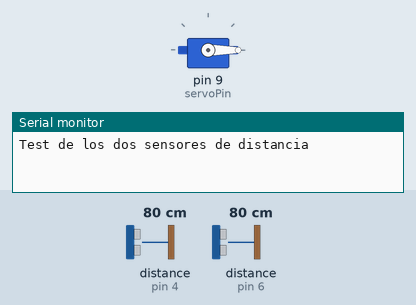
Simulated run of this sketch. Board: Arduino Uno, built with avr-gcc and run on an emulated ATmega328P. On the bench: servo, the last lines printed to the serial monitor. Wiring (inferred from the names in the program): 2 × ultrasonic range finder: trigger pin 3, echo pin 4 / trigger pin 5, echo pin 6. The test bench sets the inputs (shaded band); at power-on: distance to the obstacle (sensors on pin 4, pin 6) 80 cm. The echo pulse lasts 58.3 µs per cm.

Above: at 0.05 s.
At 1.25 s:
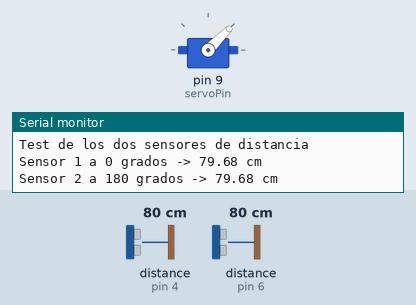
At 2.5 s:
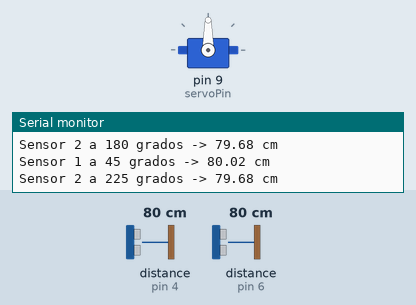
At 4.95 s:
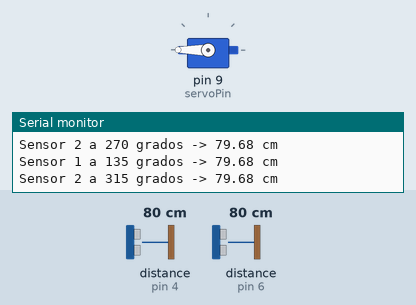
Timing chart, 0 to 6.5 s (numbered marks = the images above):
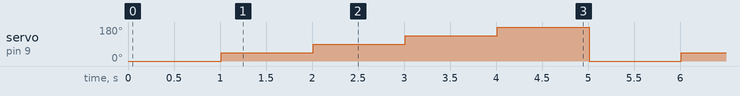

Measured:
- by itself, servo on pin 9 (servoPin): repeats every 5.0 s: 90° 1.0 s, 135° 1.0 s, 180° 1.0 s, 0° 1.0 s, 45° 1.0 s

The sketch:

test_distancia.ino
```cpp
/* TEST UNITARIO - DOS SENSORES DE DISTANCIA (HC-SR04) + SERVO
   Mueve el servo a 0, 45, 90, 135 y 180 grados y en cada posicion mide con los
   dos sensores. El sensor 2 esta de espaldas: su angulo es el del servo + 180.
   Muestra el resultado por el Monitor Serie (9600).
   Pines (los mismos que en el satelite):
     sensor 1: Trig 5, Echo 6     sensor 2: Trig 3, Echo 4     servo: 9 */
#include <Servo.h>

const int trigPin1 = 5;
const int echoPin1 = 6;
const int trigPin2 = 3;
const int echoPin2 = 4;
const int servoPin = 9;
Servo servo;

int angulo = 0;            //posicion actual del servo
long ultimo = 0;

//mide la distancia con un sensor. Devuelve los cm, o -1 si no llega eco
float medirDistancia(int trig, int echo){
  digitalWrite(trig, LOW);
  delayMicroseconds(2);
  digitalWrite(trig, HIGH);
  delayMicroseconds(10);
  digitalWrite(trig, LOW);
  long duracion = pulseIn(echo, HIGH, 40000);
  if (duracion == 0){
    return -1;
  }
  return duracion * 0.0343 / 2;
}

void setup() {
  Serial.begin(9600);
  pinMode(trigPin1, OUTPUT);
  pinMode(echoPin1, INPUT);
  pinMode(trigPin2, OUTPUT);
  pinMode(echoPin2, INPUT);
  servo.attach(servoPin);
  servo.write(angulo);
  Serial.println("Test de los dos sensores de distancia");
}

void loop() {
  if (millis() - ultimo >= 1000){      //1 s para que el servo llegue a su sitio
    ultimo = millis();

    float d1 = medirDistancia(trigPin1, echoPin1);
    Serial.print("Sensor 1 a ");
    Serial.print(angulo);
    Serial.print(" grados -> ");
    if (d1 < 0){
      Serial.println("ERROR: sin eco");
    }else{
      Serial.print(d1);
      Serial.println(" cm");
    }

    float d2 = medirDistancia(trigPin2, echoPin2);
    Serial.print("Sensor 2 a ");
    Serial.print(angulo + 180);
    Serial.print(" grados -> ");
    if (d2 < 0){
      Serial.println("ERROR: sin eco");
    }else{
      Serial.print(d2);
      Serial.println(" cm");
    }

    //siguiente posicion: 0, 45, 90, 135, 180 y vuelta a 0
    angulo = angulo + 45;
    if (angulo > 180){
      angulo = 0;
    }
    servo.write(angulo);
  }
}
```
